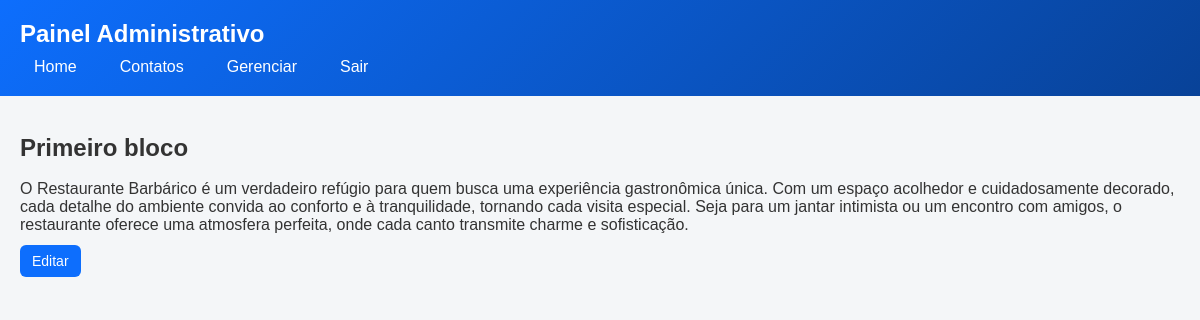
The app's page /painel/home/bloco/1/detail/ with its own data.
### loja/models.py (models this page shows, shortened)
class HomeBloco(models.Model):
    categoria = models.ForeignKey(
        HomeCategoria,
        on_delete=models.CASCADE,
        related_name='blocos'
    )
    nome = models.CharField(max_length=100, blank=True)
    titulo = models.CharField(max_length=150, blank=True)
    texto = models.TextField(blank=True)
    link_url = models.CharField(max_length=250, blank=True)
    link_texto = models.CharField(max_length=250, blank=True)
    botao_url = models.CharField(max_length=250, blank=True)
    botao_texto = models.CharField(max_length=250, blank=True)
    imagem = models.ImageField(upload_to='home/', blank=True)
    imagem_texto = models.CharField(max_length=150, blank=True)
    ordem = models.IntegerField(default=0)
    ativo = models.BooleanField(default=True)

### painel/views.py (the view)
# urls.py: path("home/bloco/<int:pk>/detail/", HomeBlocoDetailView.as_view(), name="home-bloco-detail"),
class HomeBlocoDetailView(DetailView):
    model = HomeBloco
    template_name = "painel/bloco_detail.html"
    context_object_name = "bloco"

### loja/templates/painel/bloco_detail.html (shortened to what this page needs)
{% extends "painel/base.html" %}
{% block content %}
<div class="bg-white shadow-md rounded-xl p-6 max-w-2xl mx-auto">
    <h2 class="text-2xl font-bold text-blue-700">{{ bloco.nome }}</h2>
    <br>
    <p class="text-gray-700 mt-4">{{ bloco.texto }}</p>
    <br>
    <div>
          <a href="{% url 'painel:home-bloco-edit' bloco.id %}"
             style="
               background:#0d6efd;
               color:#fff;
               padding:8px 12px;
               border-radius:6px;
               text-decoration:none;
               font-size:14px;
             ">
            Editar
          </a>
        </div>
{% endblock %}

### loja/templates/painel/base.html (style rules this page uses)
* { margin: 0; padding: 0; box-sizing: border-box; font-family: Arial, Helvetica, sans-serif; }
body { background-color: #f4f6f8; color: #333; min-height: 100vh; }

### records on screen
HomeBloco: nome "Primeiro bloco", texto "O Restaurante Barbárico é um verdadeiro refúgio para quem busca uma experiência gastronômica única. Com um espaço acolhedor e cuidadosamente decorado, cada detalhe do ambiente convida ao conforto e à tranquilidade, tornando cada visita especial. Seja para um jantar intimista ou um encontro com amigos, o restaurante oferece uma atmosfera perfeita, onde cada canto transmite charme e sofisticação."
